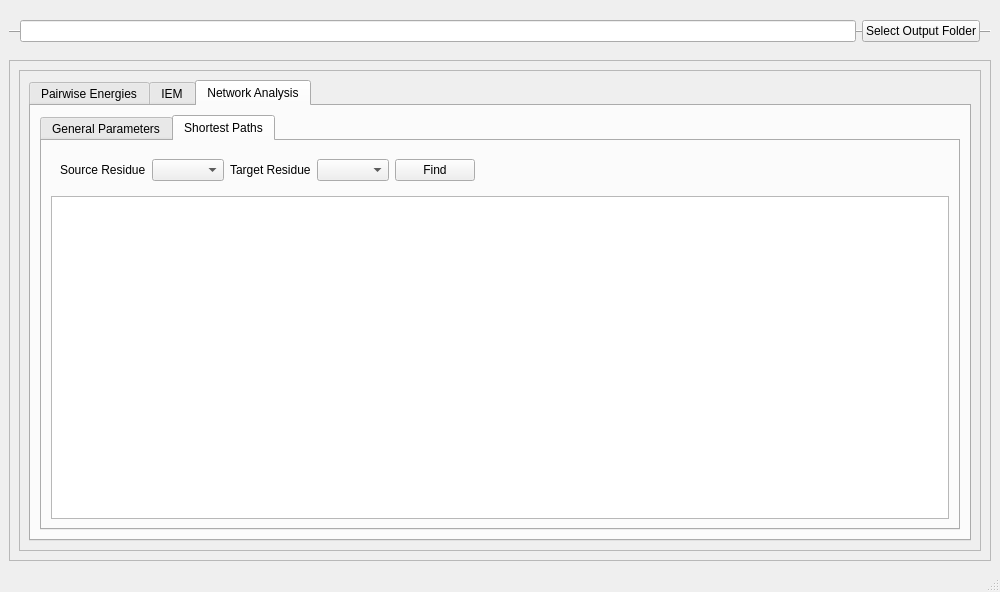
<?xml version="1.0" encoding="UTF-8"?>
<ui version="4.0">
 <class>MainWindow</class>
 <widget class="QMainWindow" name="MainWindow">
  <property name="geometry">
   <rect>
    <x>0</x>
    <y>0</y>
    <width>1000</width>
    <height>592</height>
   </rect>
  </property>
  <property name="windowTitle">
   <string>gRINN: View Results</string>
  </property>
  <property name="windowIcon">
   <iconset>
    <normaloff>clover.ico</normaloff>clover.ico</iconset>
  </property>
  <widget class="QWidget" name="centralwidget">
   <property name="sizePolicy">
    <sizepolicy hsizetype="Expanding" vsizetype="Expanding">
     <horstretch>0</horstretch>
     <verstretch>0</verstretch>
    </sizepolicy>
   </property>
   <layout class="QVBoxLayout" name="verticalLayout_2">
    <item>
     <widget class="QFrame" name="frame_Top">
      <property name="minimumSize">
       <size>
        <width>0</width>
        <height>45</height>
       </size>
      </property>
      <property name="maximumSize">
       <size>
        <width>16777215</width>
        <height>45</height>
       </size>
      </property>
      <property name="frameShape">
       <enum>QFrame::HLine</enum>
      </property>
      <property name="frameShadow">
       <enum>QFrame::Raised</enum>
      </property>
      <layout class="QHBoxLayout" name="horizontalLayout_2">
       <property name="sizeConstraint">
        <enum>QLayout::SetMaximumSize</enum>
       </property>
       <item>
        <widget class="QLineEdit" name="lineEdit_selectOutputFolder"/>
       </item>
       <item>
        <widget class="QPushButton" name="pushButton_selectOutputFolder">
         <property name="sizePolicy">
          <sizepolicy hsizetype="Minimum" vsizetype="Fixed">
           <horstretch>0</horstretch>
           <verstretch>0</verstretch>
          </sizepolicy>
         </property>
         <property name="text">
          <string>Select Output Folder</string>
         </property>
        </widget>
       </item>
      </layout>
      <zorder>pushButton_selectOutputFolder</zorder>
      <zorder>lineEdit_selectOutputFolder</zorder>
     </widget>
    </item>
    <item>
     <widget class="QFrame" name="frame_Main">
      <property name="sizePolicy">
       <sizepolicy hsizetype="Expanding" vsizetype="Preferred">
        <horstretch>0</horstretch>
        <verstretch>0</verstretch>
       </sizepolicy>
      </property>
      <property name="frameShape">
       <enum>QFrame::StyledPanel</enum>
      </property>
      <property name="frameShadow">
       <enum>QFrame::Raised</enum>
      </property>
      <layout class="QVBoxLayout" name="verticalLayout_4">
       <item>
        <widget class="QFrame" name="frame">
         <property name="sizePolicy">
          <sizepolicy hsizetype="Expanding" vsizetype="Expanding">
           <horstretch>0</horstretch>
           <verstretch>0</verstretch>
          </sizepolicy>
         </property>
         <property name="frameShape">
          <enum>QFrame::StyledPanel</enum>
         </property>
         <property name="frameShadow">
          <enum>QFrame::Raised</enum>
         </property>
         <layout class="QHBoxLayout" name="horizontalLayout">
          <item>
           <widget class="QTabWidget" name="tabWidget">
            <property name="sizePolicy">
             <sizepolicy hsizetype="Expanding" vsizetype="Expanding">
              <horstretch>1</horstretch>
              <verstretch>1</verstretch>
             </sizepolicy>
            </property>
            <property name="minimumSize">
             <size>
              <width>800</width>
              <height>0</height>
             </size>
            </property>
            <property name="currentIndex">
             <number>2</number>
            </property>
            <widget class="QWidget" name="tab_PairwiseEnergies">
             <property name="sizePolicy">
              <sizepolicy hsizetype="Expanding" vsizetype="Expanding">
               <horstretch>1</horstretch>
               <verstretch>1</verstretch>
              </sizepolicy>
             </property>
             <property name="minimumSize">
              <size>
               <width>800</width>
               <height>0</height>
              </size>
             </property>
             <property name="maximumSize">
              <size>
               <width>10000000</width>
               <height>10000000</height>
              </size>
             </property>
             <attribute name="title">
              <string>Pairwise Energies</string>
             </attribute>
             <layout class="QHBoxLayout" name="horizontalLayout_3">
              <property name="sizeConstraint">
               <enum>QLayout::SetMaximumSize</enum>
              </property>
              <item>
               <widget class="QTableWidget" name="tableWidget_sourceTargetResEnergies">
                <property name="sizePolicy">
                 <sizepolicy hsizetype="Expanding" vsizetype="Expanding">
                  <horstretch>1</horstretch>
                  <verstretch>1</verstretch>
                 </sizepolicy>
                </property>
                <property name="minimumSize">
                 <size>
                  <width>300</width>
                  <height>0</height>
                 </size>
                </property>
                <property name="maximumSize">
                 <size>
                  <width>400</width>
                  <height>16777215</height>
                 </size>
                </property>
                <property name="sizeAdjustPolicy">
                 <enum>QAbstractScrollArea::AdjustIgnored</enum>
                </property>
                <property name="sortingEnabled">
                 <bool>true</bool>
                </property>
               </widget>
              </item>
              <item>
               <widget class="QFrame" name="frame_tabPairWiseEnergiesBarPlot">
                <property name="sizePolicy">
                 <sizepolicy hsizetype="Expanding" vsizetype="Expanding">
                  <horstretch>1</horstretch>
                  <verstretch>1</verstretch>
                 </sizepolicy>
                </property>
                <property name="minimumSize">
                 <size>
                  <width>100</width>
                  <height>0</height>
                 </size>
                </property>
                <property name="maximumSize">
                 <size>
                  <width>100</width>
                  <height>16777215</height>
                 </size>
                </property>
                <property name="frameShape">
                 <enum>QFrame::StyledPanel</enum>
                </property>
                <property name="frameShadow">
                 <enum>QFrame::Raised</enum>
                </property>
                <layout class="QVBoxLayout" name="verticalLayout_3">
                 <property name="sizeConstraint">
                  <enum>QLayout::SetMaximumSize</enum>
                 </property>
                </layout>
               </widget>
              </item>
              <item>
               <widget class="QFrame" name="frame_tabPairWiseEnergiesPlots">
                <property name="sizePolicy">
                 <sizepolicy hsizetype="Expanding" vsizetype="Expanding">
                  <horstretch>1</horstretch>
                  <verstretch>1</verstretch>
                 </sizepolicy>
                </property>
                <property name="minimumSize">
                 <size>
                  <width>200</width>
                  <height>0</height>
                 </size>
                </property>
                <property name="frameShape">
                 <enum>QFrame::StyledPanel</enum>
                </property>
                <property name="frameShadow">
                 <enum>QFrame::Raised</enum>
                </property>
                <layout class="QVBoxLayout" name="verticalLayout">
                 <property name="sizeConstraint">
                  <enum>QLayout::SetMaximumSize</enum>
                 </property>
                </layout>
               </widget>
              </item>
             </layout>
            </widget>
            <widget class="QWidget" name="tab_IEM">
             <property name="sizePolicy">
              <sizepolicy hsizetype="Expanding" vsizetype="Expanding">
               <horstretch>1</horstretch>
               <verstretch>1</verstretch>
              </sizepolicy>
             </property>
             <property name="minimumSize">
              <size>
               <width>400</width>
               <height>0</height>
              </size>
             </property>
             <property name="maximumSize">
              <size>
               <width>669</width>
               <height>477</height>
              </size>
             </property>
             <attribute name="title">
              <string>IEM</string>
             </attribute>
             <layout class="QHBoxLayout" name="horizontalLayout_5">
              <property name="sizeConstraint">
               <enum>QLayout::SetMaximumSize</enum>
              </property>
              <item>
               <widget class="QFrame" name="frame_tabIEM">
                <property name="sizePolicy">
                 <sizepolicy hsizetype="Expanding" vsizetype="Expanding">
                  <horstretch>1</horstretch>
                  <verstretch>1</verstretch>
                 </sizepolicy>
                </property>
                <property name="minimumSize">
                 <size>
                  <width>400</width>
                  <height>400</height>
                 </size>
                </property>
                <property name="frameShape">
                 <enum>QFrame::StyledPanel</enum>
                </property>
                <property name="frameShadow">
                 <enum>QFrame::Raised</enum>
                </property>
                <layout class="QVBoxLayout" name="verticalLayout_5">
                 <property name="sizeConstraint">
                  <enum>QLayout::SetMaximumSize</enum>
                 </property>
                </layout>
               </widget>
              </item>
             </layout>
            </widget>
            <widget class="QWidget" name="tab_Network">
             <property name="sizePolicy">
              <sizepolicy hsizetype="Expanding" vsizetype="Expanding">
               <horstretch>1</horstretch>
               <verstretch>1</verstretch>
              </sizepolicy>
             </property>
             <property name="minimumSize">
              <size>
               <width>400</width>
               <height>0</height>
              </size>
             </property>
             <attribute name="title">
              <string>Network Analysis</string>
             </attribute>
             <layout class="QVBoxLayout" name="verticalLayout_6">
              <property name="sizeConstraint">
               <enum>QLayout::SetMaximumSize</enum>
              </property>
              <item>
               <widget class="QTabWidget" name="tabWidget_2">
                <property name="sizePolicy">
                 <sizepolicy hsizetype="Expanding" vsizetype="Expanding">
                  <horstretch>1</horstretch>
                  <verstretch>1</verstretch>
                 </sizepolicy>
                </property>
                <property name="currentIndex">
                 <number>1</number>
                </property>
                <widget class="QWidget" name="tab_GeneralParameters">
                 <attribute name="title">
                  <string>General Parameters</string>
                 </attribute>
                </widget>
                <widget class="QWidget" name="tab_ShortestPaths">
                 <property name="sizePolicy">
                  <sizepolicy hsizetype="Expanding" vsizetype="Expanding">
                   <horstretch>1</horstretch>
                   <verstretch>1</verstretch>
                  </sizepolicy>
                 </property>
                 <attribute name="title">
                  <string>Shortest Paths</string>
                 </attribute>
                 <layout class="QVBoxLayout" name="verticalLayout_7">
                  <property name="sizeConstraint">
                   <enum>QLayout::SetMaximumSize</enum>
                  </property>
                  <item>
                   <widget class="QFrame" name="frame_ShortestPathsTop">
                    <property name="sizePolicy">
                     <sizepolicy hsizetype="Fixed" vsizetype="Minimum">
                      <horstretch>0</horstretch>
                      <verstretch>0</verstretch>
                     </sizepolicy>
                    </property>
                    <property name="minimumSize">
                     <size>
                      <width>500</width>
                      <height>10</height>
                     </size>
                    </property>
                    <property name="frameShape">
                     <enum>QFrame::NoFrame</enum>
                    </property>
                    <property name="frameShadow">
                     <enum>QFrame::Plain</enum>
                    </property>
                    <layout class="QHBoxLayout" name="horizontalLayout_6">
                     <property name="sizeConstraint">
                      <enum>QLayout::SetMinimumSize</enum>
                     </property>
                     <item>
                      <widget class="QLabel" name="label">
                       <property name="text">
                        <string>Source Residue</string>
                       </property>
                      </widget>
                     </item>
                     <item>
                      <widget class="QComboBox" name="comboBox_SourceResidue"/>
                     </item>
                     <item>
                      <widget class="QLabel" name="label_2">
                       <property name="text">
                        <string>Target Residue</string>
                       </property>
                      </widget>
                     </item>
                     <item>
                      <widget class="QComboBox" name="comboBox_TargetResidue"/>
                     </item>
                     <item>
                      <widget class="QPushButton" name="pushButton_findShortestPaths">
                       <property name="text">
                        <string>Find</string>
                       </property>
                      </widget>
                     </item>
                    </layout>
                   </widget>
                  </item>
                  <item>
                   <widget class="QTableWidget" name="tableWidget_ShortestPaths">
                    <property name="sizePolicy">
                     <sizepolicy hsizetype="Expanding" vsizetype="Expanding">
                      <horstretch>1</horstretch>
                      <verstretch>1</verstretch>
                     </sizepolicy>
                    </property>
                   </widget>
                  </item>
                 </layout>
                </widget>
               </widget>
              </item>
             </layout>
            </widget>
           </widget>
          </item>
         </layout>
        </widget>
       </item>
      </layout>
     </widget>
    </item>
   </layout>
  </widget>
  <widget class="QStatusBar" name="statusbar"/>
 </widget>
 <resources/>
 <connections/>
</ui>
